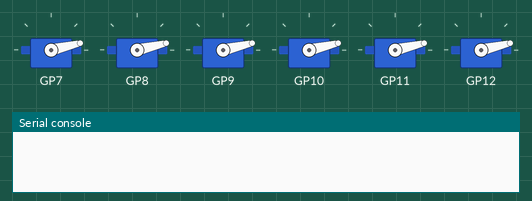
Bench run of a program on a simulated Raspberry Pi Pico running MicroPython. Shown: 6 × servo, the last lines printed to the serial console. Servo angles are drawn from the pulse width (0.5 ms = 0°, 2.5 ms = 180°). At 3.7 s the program stops and its outputs stay as they are.

Above: at 0.15 s.
At 1.05 s:
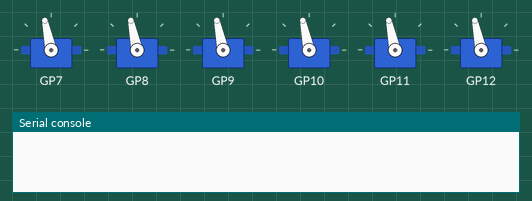
At 1.95 s:
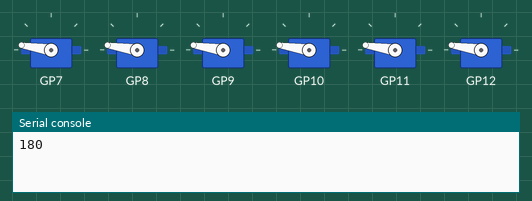
At 3.15 s:
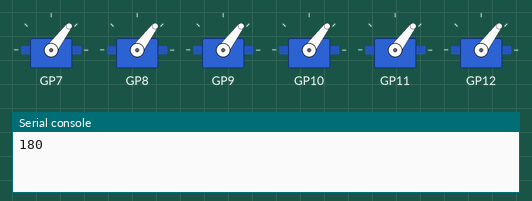
At 3.7 s:
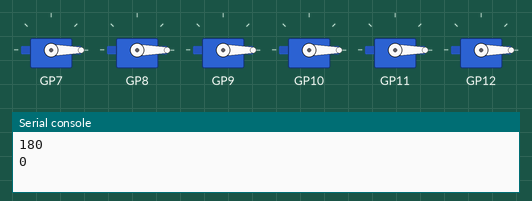
Timing chart, 0 to 5.2 s (numbered marks = the images above):
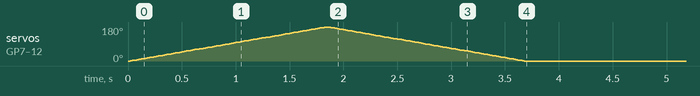

The program:

servo_zero.py
```python
"""
設定した台数全てのサーボを0どにする

picoのGPIO #7,8,9,10,11,12 pinにサーボを接続
servo_n = 6 で、接続しているサーボの台数を設定
        1台目が#7で順に増えていくこと
"""

from machine import Pin, PWM
import time

# picoのGPIO #7,8,9,10,11,12 pinにサーボを設定
servo = [0,1,2,3,4,5]
for i in range(6):
    servo[i] = PWM(Pin(i+7))
    servo[i].freq(50)
# サーボの台数
servo_n = 6

def set_angle(angle):
    # 0〜180度 → duty変換
    duty = int(1638 + (angle / 180) * (8192 - 1638))
    for i in range(servo_n):
        servo[i].duty_u16(duty)


for angle in range(0, 181, 1):
    set_angle(angle)
    time.sleep(0.01)
print(angle)

for angle in range(180, -1, -1):
    set_angle(angle)
    time.sleep(0.01)
print(angle)

# --- PWM停止（必要なら） ---
for pwm in servo:
    pwm.deinit()
```

Measured:
- by itself, servo on GP7–12: rises from 0° to 180° in 1.8 s, then falls to 0° in 1.8 s
